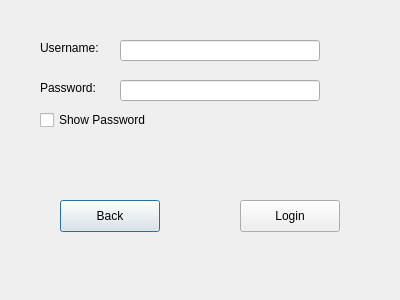
<?xml version="1.0" encoding="UTF-8"?>
<ui version="4.0">
 <class>Login</class>
 <widget class="QDialog" name="Login">
  <property name="geometry">
   <rect>
    <x>0</x>
    <y>0</y>
    <width>400</width>
    <height>300</height>
   </rect>
  </property>
  <property name="windowTitle">
   <string>Login Screen</string>
  </property>
  <widget class="QPushButton" name="btnBack">
   <property name="geometry">
    <rect>
     <x>60</x>
     <y>200</y>
     <width>100</width>
     <height>32</height>
    </rect>
   </property>
   <property name="text">
    <string>Back</string>
   </property>
  </widget>
  <widget class="QPushButton" name="btnSubmit">
   <property name="geometry">
    <rect>
     <x>240</x>
     <y>200</y>
     <width>100</width>
     <height>32</height>
    </rect>
   </property>
   <property name="text">
    <string>Login</string>
   </property>
  </widget>
  <widget class="QLabel" name="labelUsername">
   <property name="geometry">
    <rect>
     <x>40</x>
     <y>40</y>
     <width>71</width>
     <height>16</height>
    </rect>
   </property>
   <property name="text">
    <string>Username:</string>
   </property>
  </widget>
  <widget class="QLabel" name="labelPassword">
   <property name="geometry">
    <rect>
     <x>40</x>
     <y>80</y>
     <width>71</width>
     <height>16</height>
    </rect>
   </property>
   <property name="text">
    <string>Password:</string>
   </property>
  </widget>
  <widget class="QLineEdit" name="lineUsername">
   <property name="geometry">
    <rect>
     <x>120</x>
     <y>40</y>
     <width>200</width>
     <height>21</height>
    </rect>
   </property>
  </widget>
  <widget class="QLineEdit" name="linePassword">
   <property name="geometry">
    <rect>
     <x>120</x>
     <y>80</y>
     <width>200</width>
     <height>21</height>
    </rect>
   </property>
  </widget>
  <widget class="QCheckBox" name="passwordBox">
   <property name="geometry">
    <rect>
     <x>40</x>
     <y>110</y>
     <width>121</width>
     <height>20</height>
    </rect>
   </property>
   <property name="text">
    <string>Show Password</string>
   </property>
  </widget>
  <widget class="QLabel" name="labelResponse">
   <property name="geometry">
    <rect>
     <x>40</x>
     <y>150</y>
     <width>301</width>
     <height>20</height>
    </rect>
   </property>
   <property name="text">
    <string/>
   </property>
  </widget>
 </widget>
 <resources/>
 <connections/>
</ui>
